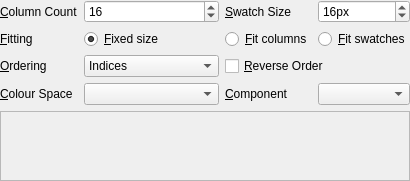
<?xml version="1.0" encoding="UTF-8"?>
<ui version="4.0">
 <class>GfxPaint::PaletteEditorWidget</class>
 <widget class="QWidget" name="GfxPaint::PaletteEditorWidget">
  <property name="geometry">
   <rect>
    <x>0</x>
    <y>0</y>
    <width>403</width>
    <height>167</height>
   </rect>
  </property>
  <property name="windowTitle">
   <string>Form</string>
  </property>
  <layout class="QGridLayout" name="gridLayout">
   <property name="leftMargin">
    <number>0</number>
   </property>
   <property name="topMargin">
    <number>0</number>
   </property>
   <property name="rightMargin">
    <number>0</number>
   </property>
   <property name="bottomMargin">
    <number>0</number>
   </property>
   <item row="3" column="3">
    <widget class="QComboBox" name="colourSpaceComponentComboBox"/>
   </item>
   <item row="0" column="3">
    <widget class="QSpinBox" name="swatchSizeSpinBox">
     <property name="suffix">
      <string>px</string>
     </property>
     <property name="minimum">
      <number>4</number>
     </property>
     <property name="maximum">
      <number>256</number>
     </property>
     <property name="value">
      <number>16</number>
     </property>
    </widget>
   </item>
   <item row="0" column="0">
    <widget class="QLabel" name="label_4">
     <property name="text">
      <string>&amp;Column Count</string>
     </property>
     <property name="buddy">
      <cstring>columnCountSpinBox</cstring>
     </property>
    </widget>
   </item>
   <item row="2" column="2" colspan="2">
    <widget class="QCheckBox" name="reverseOrderCheckBox">
     <property name="text">
      <string>&amp;Reverse Order</string>
     </property>
    </widget>
   </item>
   <item row="3" column="1">
    <widget class="QComboBox" name="colourSpaceComboBox"/>
   </item>
   <item row="4" column="0" colspan="4">
    <widget class="QScrollArea" name="scrollArea">
     <property name="widgetResizable">
      <bool>true</bool>
     </property>
     <widget class="GfxPaint::ColourPaletteWidget" name="colourPaletteWidget">
      <property name="geometry">
       <rect>
        <x>0</x>
        <y>0</y>
        <width>401</width>
        <height>38</height>
       </rect>
      </property>
     </widget>
    </widget>
   </item>
   <item row="0" column="2">
    <widget class="QLabel" name="label_5">
     <property name="text">
      <string>&amp;Swatch Size</string>
     </property>
     <property name="buddy">
      <cstring>swatchSizeSpinBox</cstring>
     </property>
    </widget>
   </item>
   <item row="0" column="1">
    <widget class="QSpinBox" name="columnCountSpinBox">
     <property name="minimum">
      <number>1</number>
     </property>
     <property name="maximum">
      <number>256</number>
     </property>
     <property name="value">
      <number>16</number>
     </property>
    </widget>
   </item>
   <item row="2" column="0">
    <widget class="QLabel" name="label">
     <property name="text">
      <string>&amp;Ordering</string>
     </property>
     <property name="buddy">
      <cstring>orderingComboBox</cstring>
     </property>
    </widget>
   </item>
   <item row="3" column="0">
    <widget class="QLabel" name="label_2">
     <property name="text">
      <string>&amp;Colour Space</string>
     </property>
     <property name="buddy">
      <cstring>colourSpaceComboBox</cstring>
     </property>
    </widget>
   </item>
   <item row="3" column="2">
    <widget class="QLabel" name="label_3">
     <property name="text">
      <string>&amp;Component</string>
     </property>
     <property name="buddy">
      <cstring>colourSpaceComponentComboBox</cstring>
     </property>
    </widget>
   </item>
   <item row="2" column="1">
    <widget class="QComboBox" name="orderingComboBox">
     <item>
      <property name="text">
       <string>Indices</string>
      </property>
     </item>
     <item>
      <property name="text">
       <string>Frequency</string>
      </property>
     </item>
     <item>
      <property name="text">
       <string>Colour Component</string>
      </property>
     </item>
    </widget>
   </item>
   <item row="1" column="1">
    <widget class="QRadioButton" name="radioButton">
     <property name="text">
      <string>&amp;Fixed size</string>
     </property>
     <property name="checked">
      <bool>true</bool>
     </property>
     <attribute name="buttonGroup">
      <string notr="true">fittingButtonGroup</string>
     </attribute>
    </widget>
   </item>
   <item row="1" column="2">
    <widget class="QRadioButton" name="radioButton_2">
     <property name="text">
      <string>&amp;Fit columns</string>
     </property>
     <attribute name="buttonGroup">
      <string notr="true">fittingButtonGroup</string>
     </attribute>
    </widget>
   </item>
   <item row="1" column="3">
    <widget class="QRadioButton" name="radioButton_3">
     <property name="text">
      <string>&amp;Fit swatches</string>
     </property>
     <attribute name="buttonGroup">
      <string notr="true">fittingButtonGroup</string>
     </attribute>
    </widget>
   </item>
   <item row="1" column="0">
    <widget class="QLabel" name="label_6">
     <property name="text">
      <string>&amp;Fitting</string>
     </property>
     <property name="buddy">
      <cstring>radioButton</cstring>
     </property>
    </widget>
   </item>
  </layout>
 </widget>
 <customwidgets>
  <customwidget>
   <class>GfxPaint::ColourPaletteWidget</class>
   <extends>QWidget</extends>
   <header>colourpalettewidget.h</header>
   <container>1</container>
  </customwidget>
 </customwidgets>
 <tabstops>
  <tabstop>columnCountSpinBox</tabstop>
  <tabstop>swatchSizeSpinBox</tabstop>
  <tabstop>radioButton</tabstop>
  <tabstop>radioButton_2</tabstop>
  <tabstop>radioButton_3</tabstop>
  <tabstop>orderingComboBox</tabstop>
  <tabstop>reverseOrderCheckBox</tabstop>
  <tabstop>colourSpaceComboBox</tabstop>
  <tabstop>colourSpaceComponentComboBox</tabstop>
  <tabstop>scrollArea</tabstop>
 </tabstops>
 <resources/>
 <connections/>
 <buttongroups>
  <buttongroup name="fittingButtonGroup"/>
 </buttongroups>
</ui>
